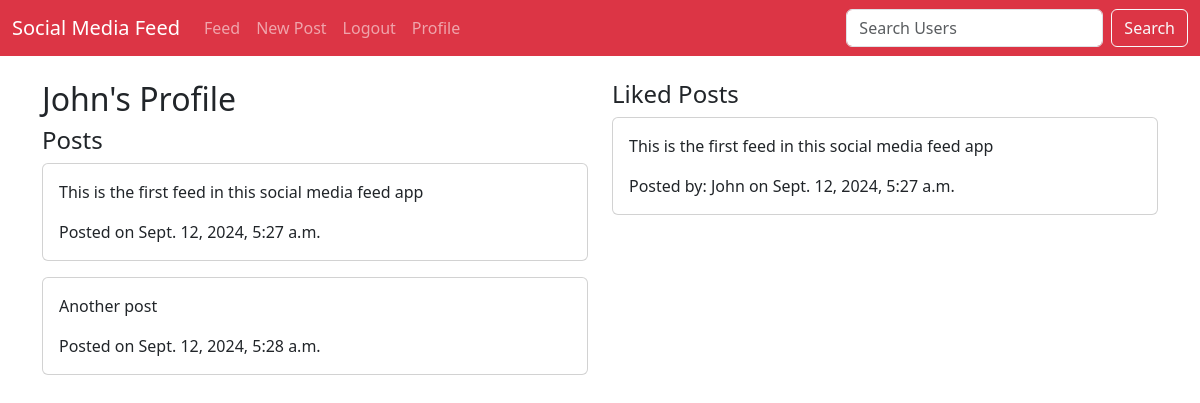
Screenshot of /profile/John/ (signed in) with the database file from the repository.
### core/models.py (models this page shows, shortened)
class Post(models.Model):
    content = models.TextField()
    user = models.ForeignKey(User, on_delete=models.CASCADE, related_name='posts')
    created_at = models.DateTimeField(auto_now_add=True)
    updated_at = models.DateTimeField(auto_now=True)

class Like(models.Model):
    user = models.ForeignKey(User, on_delete=models.CASCADE, related_name='likes')
    post = models.ForeignKey(Post, on_delete=models.CASCADE, related_name='likes')

### core/views.py (the view)
# urls.py: re_path(r'^profile/(?!change-username/)(?P<username>\w+)/$', views.user_profile, name='user_profile'),
def user_profile(request, username):
    user = get_object_or_404(User, username=username)
    posts = Post.objects.filter(user=user)
    likes = Like.objects.filter(user=user)
    context = {
        'profile_user': user,
        'posts': posts,
        'likes': likes,
    }
    return render(request, 'user_profile.html', context)

### core/templates/user_profile.html (shortened to what this page needs)
{% extends 'base.html' %}
{% block content %}
  <div class="row">
    <div class="col-md-6">
      <h2>{{ profile_user.username }}'s Profile</h2>
      <h4>Posts</h4>
      {% for post in posts %}
        <div class="card mb-3">
          <div class="card-body">
            <p class="card-text">{{ post.content }}</p>
            <p class="card-text">Posted on {{ post.created_at }}</p>
          </div>
        </div>
        {% empty %}
        <p>No posts yet.</p>
      {% endfor %}
    </div>
    <div class="col-md-6">
      <h4>Liked Posts</h4>
      {% for like in likes %}
        <div class="card mb-3">
          <div class="card-body">
            <p class="card-text">{{ like.post.content }}</p>
            <p class="card-text">Posted by: {{ like.post.user.username }} on {{ like.post.created_at }}</p>
          </div>
        </div>
        {% empty %}
        <p>No liked posts yet.</p>
      {% endfor %}
    </div>
  </div>
{% endblock %}

### rows the page displays
Post: content "This is the first feed in this social media feed app", created_at "Sept. 12, 2024, 5:27 a.m."
Post: content "Another post", created_at "Sept. 12, 2024, 5:28 a.m."
Like: post.content "This is the first feed in this social media feed app", post.user.username "John", post.created_at "Sept. 12, 2024, 5:27 a.m."

### other values shown
{{ profile_user.username }} "John"
